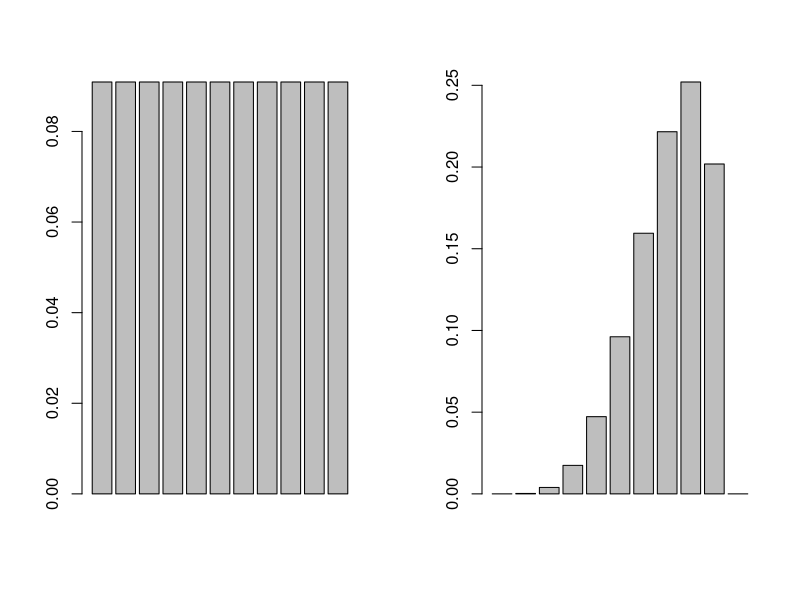

Source code (R):
# we have an urn with k red balls and n-k green balls
# sample from the urn and use bayes theorem to find P(y_i) for i = 0..n where y_i is the event that there are i red balls

# here, k is chosen randomly and printed at the end of the function

#########

bup = function(num_samples,n) {

	k = sample(0:n,1)

	li0 = double(n+1)
	li1 = double(n+1)
	for(i in 1:(n+1)) {
		li0[i] = (n-(i-1))/n
		li1[i] = (i-1)/n
	}

	prior = rep(1/(n+1),n+1)
	par(mfrow = c(1,2))
	barplot(prior)
	
	# print prior
	#print(prior)
	
	for(i in 1:num_samples){
		# draw sample
		s = runif(1,0,1)
			
		# get correct likelihood function
		p = k/n
		if(s < p) l = li1
		if(s >= p) l = li0
		
		# do the updating
		pr.l = prior*l
		prior = pr.l/sum(pr.l)

		# print posterior
		#print(prior)
	}

	# print final results
	print(k)
	barplot(prior)
	return(prior)
}

bup(5,10)